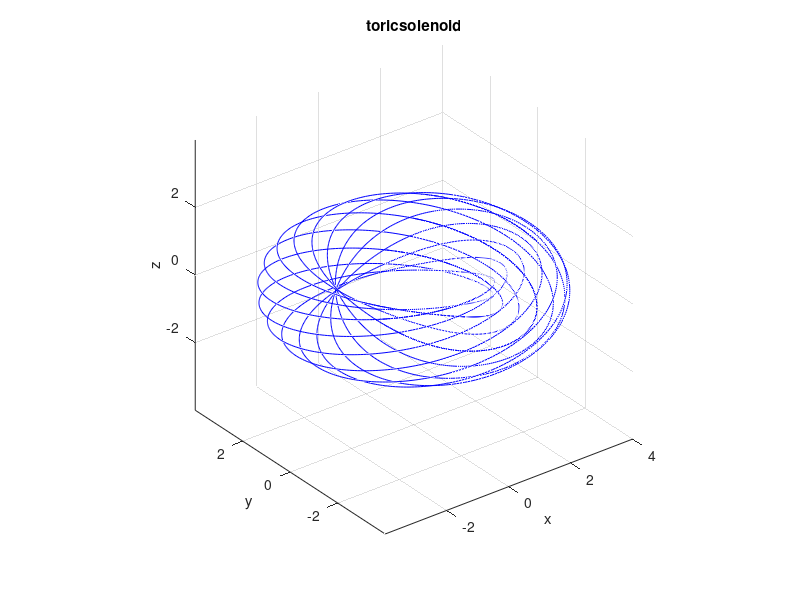

The MATLAB script that drew this image:
function curves()
% many 3d skew curves with expressions are found at
% https://mathcurve.com/courbes3d.gb/courbes3d.shtml
close all;
curveName='lissajousknot';
t0 = 0;
t1 = 10;
a = 1;
b = a;
c = 0.6;
q = 5;
p = 7;
r = 11;
phi = pi * 0.5;
psi = pi * 0.5;
[timestamps, xyz] = lissajousknot(t0, t1, a, b, c, p, q, r, phi, psi);
% figure;
% draw3dcurve(xyz, curveName);

curveName = 'eightcurve';
t0 = 0;
t1 = 10;
a = 1.0;
[timestamps, xyz] = eightcurve(t0, t1, a);
% figure;
% draw3dcurve(xyz, curveName);

curveName = 'grannyknot';
t0 = 0;
t1 = 10;
[timestamps, xyz] = grannyknot(t0, t1);
% figure;
% draw3dcurve(xyz, curveName);


curveName = 'toricsolenoid';
t0 = 0;
t1 = 100;
R = 3;
r = 1;
p = 11;
q = 13;
[timestamps, xyz] = toricsolenoid(t0, t1, R, r, p, q);
figure;
draw3dcurve(xyz, curveName);

end

function draw3dcurve(xyz, curveName)
    plot3(xyz(1, :), xyz(2, :), xyz(3, :), 'b-');
    axis equal; grid on;
    xlabel('x'); ylabel('y'); zlabel('z');
    title(curveName);
end

function [timestamps, xyz] = lissajousknot(t0, t1, a, b, c, p, q, r, phi, psi)
% https://mathcurve.com/courbes3d.gb/lissajous3d/noeudlissajous.shtml
timestamps = t0:0.02:t1;
xyz = zeros(3, length(timestamps));
index = 0;
for t=timestamps
    x = a*cos(q*t);
    y = b*cos(p*t + phi);
    z = c*cos(r*t + psi);
    index = index + 1;
    xyz(:, index) = [x; y; z];
end
end

function [timestamps, xyz] = eightcurve(t0, t1, a)
% https://mathcurve.com/courbes2d/gerono/gerono.shtml
timestamps = t0:0.02:t1;
xyz = zeros(3, length(timestamps));
index = 0;
for t=timestamps
    x = a * sin(t);
    y = a * sin(t) * cos(t);
    z = 0;
    index = index + 1;
    xyz(:, index) = [x; y; z];
end
end

function wavycicle()
% also give the surface equations.

end

function [timestamps, xyz] = toricsolenoid(t0, t1, R, r, p, q)
% The curve on a torus surface, eq. 4.63 in Huai thesis is a special case
% of the toric solenoid.
% https://mathcurve.com/courbes3d.gb/solenoidtoric/solenoidtoric.shtml
timestamps = t0:0.02:t1;
xyz = zeros(3, length(timestamps));
index = 0;
n = p/q;
for t=timestamps
    rxy = R + r * cos(n*t);
    x = rxy * cos(t);
    y = rxy * sin(t);
    z = r * sin(n*t);
    index = index + 1;
    xyz(:, index) = [x; y; z];
end
end

function satellitecurve()
% https://mathcurve.com/courbes3d.gb/satellite/satellite.shtml
end

function [timestamps, xyz] = grannyknot(t0, t1)
% https://mathcurve.com/courbes3d.gb/plat.vache/plat_vache.shtml
timestamps = t0:0.02:t1;
xyz = zeros(3, length(timestamps));
index = 0;
for t=timestamps
    x = 3*sin(t) + 2*sin(3*t);
    y = cos(t) - 2*cos(3*t);
    z = sin(10*t);
    index = index + 1;
    xyz(:, index) = [x; y; z];
end
end